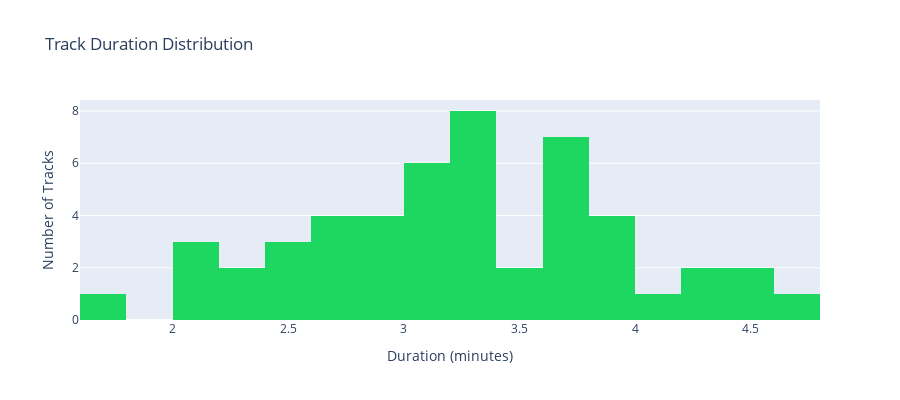

Here is the notebook cell this chart was saved with:
### Markdown cell above
### 2.2 Track Duration Preferences

### Code cell
fig = go.Figure()
fig.add_trace(go.Histogram(
    x=recent_df['duration_minutes'],
    nbinsx=20,
    marker_color='#1ED760'
))

fig.update_layout(
    title="Track Duration Distribution",
    xaxis_title="Duration (minutes)",
    yaxis_title="Number of Tracks",
    height=400
)

fig.show()

avg_duration = recent_df['duration_minutes'].mean()
print(f"\n⏱️  Average Track Duration: {avg_duration:.2f} minutes")

if avg_duration < 2.5:
    print("   Profile: Short Track Listener - You prefer concise songs")
elif avg_duration < 4.0:
    print("   Profile: Standard Pop Length - You enjoy typical radio-length tracks")
else:
    print("   Profile: Epic Track Lover - You appreciate longer, developed compositions")

### Figure 1 — Plotly figure (JSON) as saved in the notebook; plotly's stock layout.template omitted (floating-point values rounded to 4 significant figures)
{"data": [{"marker": {"color": "#1ED760"}, "nbinsx": 20, "type": "histogram", "x": [2.037, 2.573, 1.772, 3.407, 4.415, 2.884, 3.949, 4.694, 4.504, 3.339, 4.229, 4.017, 3.182, 2.389, 3.339, 2.028, 2.418, 2.849, 3.307, 3.969, 3.611, 3.656, 3.214, 4.267, 3.767, 3.159, 3.767, 3.621, 3.203, 2.694, 3.057, 3.0, 2.727, 3.17, 3.231, 3.914, 3.048, 2.386, 2.444, 3.152, 3.509, 3.909, 3.288, 2.081, 2.715, 2.882, 3.78, 3.639, 2.652, 3.394]}], "layout": {"height": 400, "title": {"text": "Track Duration Distribution"}, "xaxis": {"title": {"text": "Duration (minutes)"}}, "yaxis": {"title": {"text": "Number of Tracks"}}}}
